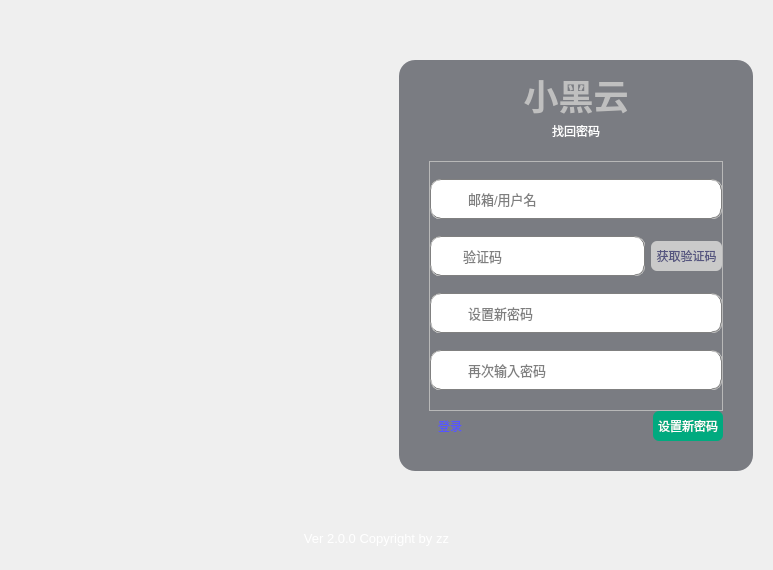
<?xml version="1.0" encoding="UTF-8"?>
<ui version="4.0">
 <class>Dialog</class>
 <widget class="QDialog" name="Dialog">
  <property name="geometry">
   <rect>
    <x>0</x>
    <y>0</y>
    <width>773</width>
    <height>570</height>
   </rect>
  </property>
  <property name="windowTitle">
   <string>小黑云登录</string>
  </property>
  <property name="autoFillBackground">
   <bool>false</bool>
  </property>
  <property name="styleSheet">
   <string notr="true">#Dialog{
	border-image:url(login.jpg)
}</string>
  </property>
  <layout class="QGridLayout" name="gridLayout" rowstretch="10,1,1" columnstretch="10,9" columnminimumwidth="10,10">
   <property name="leftMargin">
    <number>0</number>
   </property>
   <property name="topMargin">
    <number>60</number>
   </property>
   <property name="rightMargin">
    <number>20</number>
   </property>
   <item row="0" column="0">
    <spacer name="horizontalSpacer_2">
     <property name="orientation">
      <enum>Qt::Horizontal</enum>
     </property>
     <property name="sizeHint" stdset="0">
      <size>
       <width>390</width>
       <height>20</height>
      </size>
     </property>
    </spacer>
   </item>
   <item row="0" column="1">
    <widget class="QFrame" name="frame">
     <property name="styleSheet">
      <string notr="true">#frame{
	background:rgba(5,9,20,0.5);
	color:#ffffff;
	border-radius:16px;
}
#frame QLabel{

	color:#ffffff;
}</string>
     </property>
     <property name="frameShape">
      <enum>QFrame::StyledPanel</enum>
     </property>
     <property name="frameShadow">
      <enum>QFrame::Raised</enum>
     </property>
     <layout class="QVBoxLayout" name="verticalLayout_2" stretch="1,1,1,5,0">
      <property name="spacing">
       <number>0</number>
      </property>
      <property name="leftMargin">
       <number>30</number>
      </property>
      <property name="rightMargin">
       <number>30</number>
      </property>
      <property name="bottomMargin">
       <number>30</number>
      </property>
      <item>
       <widget class="QLabel" name="label">
        <property name="font">
         <font>
          <family>华文行楷</family>
          <pointsize>26</pointsize>
          <weight>75</weight>
          <italic>false</italic>
          <bold>true</bold>
          <underline>false</underline>
          <strikeout>false</strikeout>
          <kerning>true</kerning>
         </font>
        </property>
        <property name="layoutDirection">
         <enum>Qt::LeftToRight</enum>
        </property>
        <property name="styleSheet">
         <string notr="true">#label{
	color:#1f6671;
	color:#bfbfbf;
}</string>
        </property>
        <property name="text">
         <string>小黑云</string>
        </property>
        <property name="alignment">
         <set>Qt::AlignCenter</set>
        </property>
       </widget>
      </item>
      <item>
       <widget class="QLabel" name="label_8">
        <property name="minimumSize">
         <size>
          <width>0</width>
          <height>20</height>
         </size>
        </property>
        <property name="maximumSize">
         <size>
          <width>16777215</width>
          <height>20</height>
         </size>
        </property>
        <property name="styleSheet">
         <string notr="true">#label_6{
	color:#ff0000;
}</string>
        </property>
        <property name="text">
         <string>找回密码</string>
        </property>
        <property name="alignment">
         <set>Qt::AlignCenter</set>
        </property>
       </widget>
      </item>
      <item>
       <widget class="QLabel" name="label_6">
        <property name="minimumSize">
         <size>
          <width>0</width>
          <height>20</height>
         </size>
        </property>
        <property name="maximumSize">
         <size>
          <width>16777215</width>
          <height>20</height>
         </size>
        </property>
        <property name="styleSheet">
         <string notr="true">#label_6{
	color:#ff0000;
}</string>
        </property>
        <property name="text">
         <string/>
        </property>
        <property name="alignment">
         <set>Qt::AlignCenter</set>
        </property>
       </widget>
      </item>
      <item>
       <widget class="QFrame" name="frame_8">
        <property name="styleSheet">
         <string notr="true">#frame_8 QFrame{
	background:#ffffff;
	border:1px groove gray;
	border-radius:10px;
	
}
#frame_8 QLineEdit{
	border:none;
}
#frame_8 QLabel{
	border:none;
	color:#ffffff;
}</string>
        </property>
        <property name="frameShape">
         <enum>QFrame::StyledPanel</enum>
        </property>
        <property name="frameShadow">
         <enum>QFrame::Raised</enum>
        </property>
        <layout class="QVBoxLayout" name="verticalLayout">
         <property name="spacing">
          <number>0</number>
         </property>
         <property name="leftMargin">
          <number>0</number>
         </property>
         <property name="topMargin">
          <number>0</number>
         </property>
         <property name="rightMargin">
          <number>0</number>
         </property>
         <property name="bottomMargin">
          <number>0</number>
         </property>
         <item>
          <widget class="QFrame" name="frame_9">
           <property name="maximumSize">
            <size>
             <width>16777215</width>
             <height>40</height>
            </size>
           </property>
           <property name="styleSheet">
            <string notr="true">#frame_2{
	background:#ffffff;
	border:1px groove gray;
	border-radius:10px;
	
}
#frame_2 QLineEdit{
	border:none;
}
#frame_2 QLabel{
	border:none;
}</string>
           </property>
           <property name="frameShape">
            <enum>QFrame::StyledPanel</enum>
           </property>
           <property name="frameShadow">
            <enum>QFrame::Raised</enum>
           </property>
           <layout class="QHBoxLayout" name="horizontalLayout_8">
            <property name="topMargin">
             <number>0</number>
            </property>
            <property name="rightMargin">
             <number>0</number>
            </property>
            <property name="bottomMargin">
             <number>0</number>
            </property>
            <item>
             <widget class="QLabel" name="label_9">
              <property name="text">
               <string>con</string>
              </property>
             </widget>
            </item>
            <item>
             <widget class="QLineEdit" name="lineEdit_6">
              <property name="font">
               <font>
                <pointsize>10</pointsize>
               </font>
              </property>
              <property name="text">
               <string/>
              </property>
              <property name="readOnly">
               <bool>false</bool>
              </property>
              <property name="placeholderText">
               <string>邮箱/用户名</string>
              </property>
             </widget>
            </item>
           </layout>
          </widget>
         </item>
         <item>
          <widget class="QFrame" name="frame_11">
           <property name="maximumSize">
            <size>
             <width>16777215</width>
             <height>40</height>
            </size>
           </property>
           <property name="styleSheet">
            <string notr="true">#frame_11{
	background-color: rgba(255, 132, 139, 0);
	border:none;
}</string>
           </property>
           <property name="frameShape">
            <enum>QFrame::StyledPanel</enum>
           </property>
           <property name="frameShadow">
            <enum>QFrame::Raised</enum>
           </property>
           <layout class="QHBoxLayout" name="horizontalLayout_10" stretch="3,1">
            <property name="leftMargin">
             <number>0</number>
            </property>
            <property name="topMargin">
             <number>0</number>
            </property>
            <property name="rightMargin">
             <number>0</number>
            </property>
            <property name="bottomMargin">
             <number>0</number>
            </property>
            <item>
             <widget class="QFrame" name="frame_12">
              <property name="maximumSize">
               <size>
                <width>16777215</width>
                <height>40</height>
               </size>
              </property>
              <property name="styleSheet">
               <string notr="true">#frame_6{
	background:#ffffff;
	border:1px groove gray;
	border-radius:10px;
	
}
#frame_6 QLineEdit{
	border:none;
}
</string>
              </property>
              <property name="frameShape">
               <enum>QFrame::StyledPanel</enum>
              </property>
              <property name="frameShadow">
               <enum>QFrame::Raised</enum>
              </property>
              <layout class="QHBoxLayout" name="horizontalLayout_11">
               <property name="leftMargin">
                <number>30</number>
               </property>
               <property name="topMargin">
                <number>0</number>
               </property>
               <property name="rightMargin">
                <number>0</number>
               </property>
               <property name="bottomMargin">
                <number>0</number>
               </property>
               <item>
                <widget class="QLineEdit" name="lineEdit_8">
                 <property name="font">
                  <font>
                   <pointsize>10</pointsize>
                  </font>
                 </property>
                 <property name="text">
                  <string/>
                 </property>
                 <property name="placeholderText">
                  <string>验证码</string>
                 </property>
                </widget>
               </item>
              </layout>
             </widget>
            </item>
            <item>
             <widget class="QPushButton" name="pushButton_3">
              <property name="maximumSize">
               <size>
                <width>16777215</width>
                <height>30</height>
               </size>
              </property>
              <property name="cursor">
               <cursorShape>PointingHandCursor</cursorShape>
              </property>
              <property name="styleSheet">
               <string notr="true">#pushButton_3{
	background:#cacaca;
	border-radius:6px;
	color:#55557f;
}</string>
              </property>
              <property name="text">
               <string>获取验证码</string>
              </property>
             </widget>
            </item>
           </layout>
          </widget>
         </item>
         <item>
          <widget class="QFrame" name="frame_14">
           <property name="maximumSize">
            <size>
             <width>16777215</width>
             <height>40</height>
            </size>
           </property>
           <property name="styleSheet">
            <string notr="true">#frame_4{
	background:#ffffff;
	border:1px groove gray;
	border-radius:10px;
	
}
#frame_4 QLineEdit{
	border:none;
}
</string>
           </property>
           <property name="frameShape">
            <enum>QFrame::StyledPanel</enum>
           </property>
           <property name="frameShadow">
            <enum>QFrame::Raised</enum>
           </property>
           <layout class="QHBoxLayout" name="horizontalLayout_13">
            <property name="topMargin">
             <number>0</number>
            </property>
            <property name="rightMargin">
             <number>0</number>
            </property>
            <property name="bottomMargin">
             <number>0</number>
            </property>
            <item>
             <widget class="QLabel" name="label_12">
              <property name="text">
               <string>con</string>
              </property>
             </widget>
            </item>
            <item>
             <widget class="QLineEdit" name="lineEdit_10">
              <property name="font">
               <font>
                <pointsize>10</pointsize>
               </font>
              </property>
              <property name="text">
               <string/>
              </property>
              <property name="placeholderText">
               <string>设置新密码</string>
              </property>
             </widget>
            </item>
           </layout>
          </widget>
         </item>
         <item>
          <widget class="QFrame" name="frame_10">
           <property name="maximumSize">
            <size>
             <width>16777215</width>
             <height>40</height>
            </size>
           </property>
           <property name="styleSheet">
            <string notr="true">#frame_10{
	background:#ffffff;
	border:1px groove gray;
	border-radius:10px;
	
}
#frame_10 QLineEdit{
	border:none;
}
</string>
           </property>
           <property name="frameShape">
            <enum>QFrame::StyledPanel</enum>
           </property>
           <property name="frameShadow">
            <enum>QFrame::Raised</enum>
           </property>
           <layout class="QHBoxLayout" name="horizontalLayout_9">
            <property name="topMargin">
             <number>0</number>
            </property>
            <property name="rightMargin">
             <number>0</number>
            </property>
            <property name="bottomMargin">
             <number>0</number>
            </property>
            <item>
             <widget class="QLabel" name="label_10">
              <property name="text">
               <string>con</string>
              </property>
             </widget>
            </item>
            <item>
             <widget class="QLineEdit" name="lineEdit_7">
              <property name="font">
               <font>
                <pointsize>10</pointsize>
               </font>
              </property>
              <property name="text">
               <string/>
              </property>
              <property name="placeholderText">
               <string>再次输入密码</string>
              </property>
             </widget>
            </item>
           </layout>
          </widget>
         </item>
        </layout>
       </widget>
      </item>
      <item>
       <layout class="QHBoxLayout" name="horizontalLayout_3" stretch="0,10,3">
        <property name="spacing">
         <number>0</number>
        </property>
        <property name="leftMargin">
         <number>9</number>
        </property>
        <property name="topMargin">
         <number>0</number>
        </property>
        <item>
         <widget class="QLabel" name="label_4">
          <property name="maximumSize">
           <size>
            <width>16777215</width>
            <height>30</height>
           </size>
          </property>
          <property name="cursor">
           <cursorShape>PointingHandCursor</cursorShape>
          </property>
          <property name="styleSheet">
           <string notr="true">#label_4{
	color:#5555ff;
}</string>
          </property>
          <property name="text">
           <string>登录</string>
          </property>
         </widget>
        </item>
        <item>
         <spacer name="horizontalSpacer">
          <property name="orientation">
           <enum>Qt::Horizontal</enum>
          </property>
          <property name="sizeHint" stdset="0">
           <size>
            <width>40</width>
            <height>20</height>
           </size>
          </property>
         </spacer>
        </item>
        <item>
         <widget class="QPushButton" name="pushButton">
          <property name="minimumSize">
           <size>
            <width>70</width>
            <height>30</height>
           </size>
          </property>
          <property name="cursor">
           <cursorShape>PointingHandCursor</cursorShape>
          </property>
          <property name="styleSheet">
           <string notr="true">#pushButton{
	background:#00aa7f;
	border-radius:6px;
	color:#ffffff;
}</string>
          </property>
          <property name="text">
           <string>设置新密码</string>
          </property>
         </widget>
        </item>
       </layout>
      </item>
     </layout>
    </widget>
   </item>
   <item row="1" column="1">
    <spacer name="verticalSpacer">
     <property name="orientation">
      <enum>Qt::Vertical</enum>
     </property>
     <property name="sizeHint" stdset="0">
      <size>
       <width>20</width>
       <height>37</height>
      </size>
     </property>
    </spacer>
   </item>
   <item row="2" column="0" colspan="2">
    <widget class="QLabel" name="label_7">
     <property name="font">
      <font>
       <pointsize>10</pointsize>
      </font>
     </property>
     <property name="styleSheet">
      <string notr="true">#label_7{
	color:#ffffff;
}</string>
     </property>
     <property name="text">
      <string>Ver 2.0.0 Copyright by zz</string>
     </property>
     <property name="alignment">
      <set>Qt::AlignCenter</set>
     </property>
    </widget>
   </item>
  </layout>
 </widget>
 <resources/>
 <connections/>
</ui>
